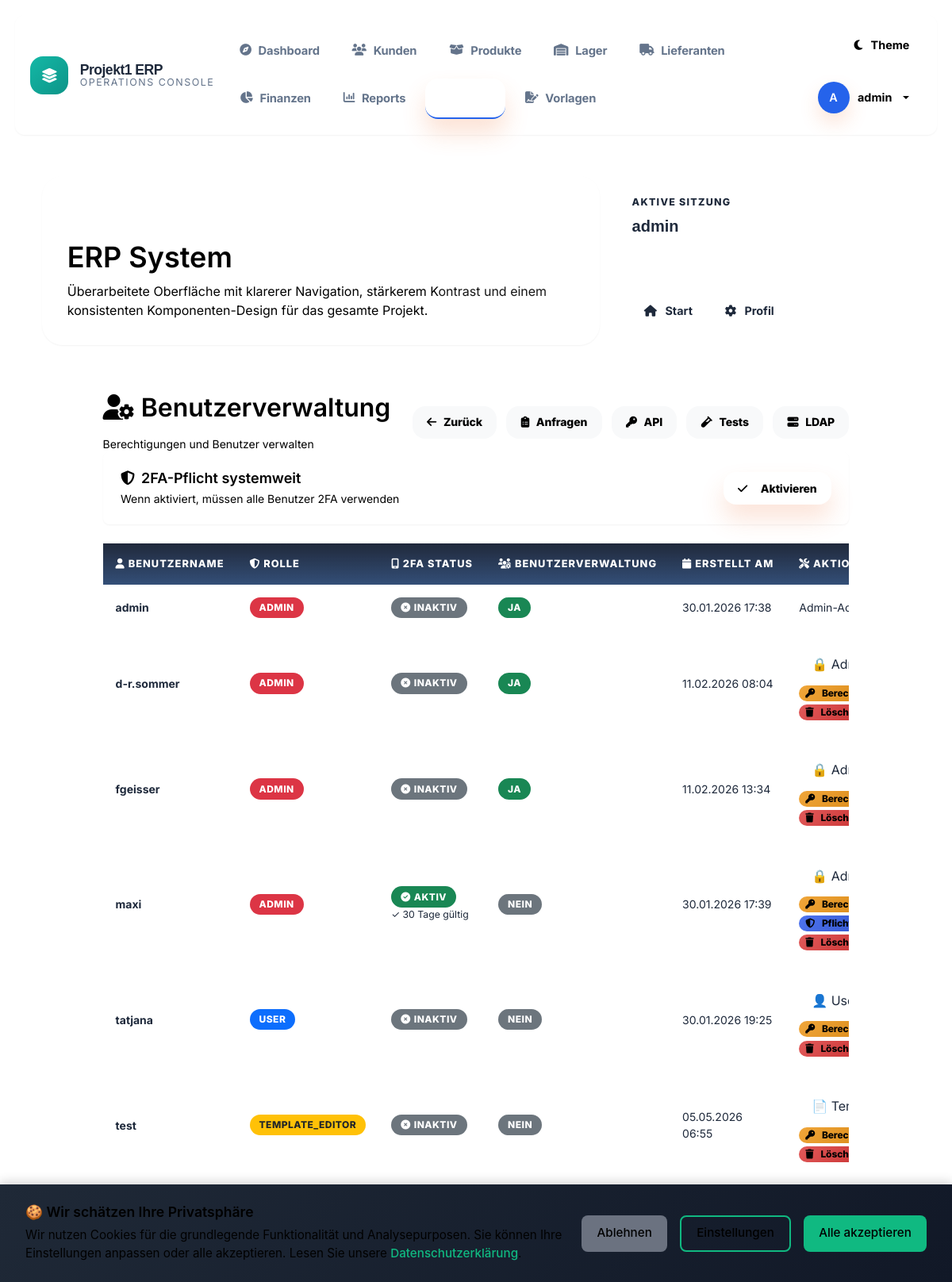
The page /user_management.php (signed in) on the database its author committed.
### tables this page shows
CREATE TABLE system_settings (
            id INTEGER PRIMARY KEY AUTOINCREMENT,
            setting_key TEXT UNIQUE NOT NULL,
            setting_value TEXT,
            description TEXT,
            updated_at DATETIME DEFAULT CURRENT_TIMESTAMP
        );

CREATE TABLE users (
        id INTEGER PRIMARY KEY AUTOINCREMENT,
        username TEXT UNIQUE NOT NULL,
        password TEXT NOT NULL,
        role TEXT DEFAULT 'user',
        can_manage_users INTEGER DEFAULT 0,
        created_at DATETIME DEFAULT CURRENT_TIMESTAMP
    , two_factor_secret TEXT, two_factor_enabled INTEGER DEFAULT 0, dark_mode INTEGER DEFAULT 0, two_factor_remember_token TEXT, two_factor_remember_expires DATETIME, two_factor_mandatory INTEGER DEFAULT 0, two_factor_last_verified DATETIME);

### user_management.php (the view, shortened to what this page needs)
<?php
require_once 'db_connection.php';
$stmt = $PDO->prepare("SELECT setting_value FROM system_settings WHERE setting_key = '2fa_mandatory'");
$stmt->execute();
$system_2fa_setting = $stmt->fetch();
$system_2fa_mandatory = ($system_2fa_setting && $system_2fa_setting['setting_value'] == '1');
$stmt = $PDO->prepare("SELECT * FROM users ORDER BY username");
$stmt->execute();
$users = $stmt->fetchAll(PDO::FETCH_ASSOC);
?>
<?php $page_title = 'ERP System'; include 'includes/header.php'; ?><div class="container">
        <div class="container-main">
            <div class="header-title">
                <div class="d-flex justify-content-between align-items-center">
                    <div>
                        <h1><i class="fas fa-user-cog"></i> Benutzerverwaltung</h1>
                        <p class="mb-0">Berechtigungen und Benutzer verwalten</p>
                    </div>
                    <div>
                        <a href="web_oberflaeche.php" class="btn btn-light me-2">
                            <i class="fas fa-arrow-left"></i> Zurück
                        </a>
                        <a href="admin_requests.php" class="btn btn-light me-2">
                            <i class="fas fa-clipboard-list"></i> Anfragen
                        </a>
                        <a href="api_verwaltung.php" class="btn btn-light me-2">
                            <i class="fas fa-key"></i> API
                        </a>
                        <a href="system_test.php" class="btn btn-light me-2" target="_blank">
                            <i class="fas fa-vial"></i> Tests
                        </a>
                        <a href="ldap_config.php" class="btn btn-light">
                            <i class="fas fa-server"></i> LDAP
                        </a>
                    </div>
                </div>
            </div>
            <div class="settings-card mb-4">
                <div class="d-flex justify-content-between align-items-center">
                    <div>
                        <h5 class="mb-1"><i class="fas fa-shield-alt me-2"></i>2FA-Pflicht systemweit</h5>
                        <p class="text-muted mb-0">Wenn aktiviert, müssen alle Benutzer 2FA verwenden</p>
                    </div>
                    <form method="POST">
                        <button type="submit" name="toggle_system_2fa" class="btn <?php echo $system_2fa_mandatory ? 'btn-danger' : 'btn-success'; ?>">
                            <i class="fas fa-<?php echo $system_2fa_mandatory ? 'times' : 'check'; ?> me-2"></i>
                            <?php echo $system_2fa_mandatory ? 'Deaktivieren' : 'Aktivieren'; ?>
                        </button>
                    </form>
                </div>
            </div>
            <div class="table-responsive">
                <table class="table table-hover">
                    <thead>
                        <tr>
                            <th><i class="fas fa-user"></i> Benutzername</th>
                            <th><i class="fas fa-shield-alt"></i> Rolle</th>
                            <th><i class="fas fa-mobile-alt"></i> 2FA Status</th>
                            <th><i class="fas fa-users-cog"></i> Benutzerverwaltung</th>
                            <th><i class="fas fa-calendar"></i> Erstellt am</th>
                            <th><i class="fas fa-tools"></i> Aktionen</th>
                        </tr>
                    </thead>
                    <tbody>
                        <?php foreach($users as $user): ?>
                            <tr>
                                <td><strong><?php echo htmlspecialchars($user['username']); ?></strong></td>
                                <td>
<span class="badge <?php
$role_class = match($user['role']) {
    'admin' => 'bg-danger',
    'template_editor' => 'bg-warning text-dark',
    default => 'bg-primary'
};
echo $role_class;
?>">
                                        <?php echo ucfirst($user['role']); ?>
                                    </span>
                                </td>
                                <td>
                                    <?php if ($user['two_factor_enabled'] == 1): ?>
                                        <span class="badge bg-success" title="2FA aktiviert">
                                            <i class="fas fa-check-circle me-1"></i> Aktiv
                                        </span>
                                    <?php else: ?>
                                        <span class="badge bg-secondary" title="2FA nicht aktiviert">
                                            <i class="fas fa-times-circle me-1"></i> Inaktiv
                                        </span>
                                    <?php endif; ?>
                                    <?php if (!empty($user['two_factor_last_verified'])): ?>
                                        <?php
                                            $last_verified = strtotime($user['two_factor_last_verified']);
                                            $days_since = (time() - $last_verified) / (24 * 60 * 60);
                                        ?>
                                        <?php if ($days_since > 30): ?>
                                            <span class="badge bg-danger" title="2FA muss erneuert werden">
                                                <i class="fas fa-exclamation-triangle me-1"></i> Erneuern
                                            </span>
                                        <?php else: ?>
                                            <small class="text-muted d-block" title="Zuletzt verifiziert: <?php echo date('d.m.Y H:i', $last_verified); ?>">
                                                ✓ <?php echo round(30 - $days_since); ?> Tage gültig
                                            </small>
                                        <?php endif; ?>
                                    <?php endif; ?>
                                </td>
                                <td>
                                    <span class="badge <?php echo $user['can_manage_users'] ? 'bg-success' : 'bg-secondary'; ?>">
                                        <?php echo $user['can_manage_users'] ? 'Ja' : 'Nein'; ?>
                                    </span>
                                </td>
                                <td><?php echo date('d.m.Y H:i', strtotime($user['created_at'])); ?></td>
                                <td>
                                    <?php if ($user['username'] !== 'admin'): ?>
                                        <form method="POST" style="display: inline;" class="me-2">
                                            <select name="new_role" class="form-select form-select-sm d-inline-block" style="width: auto; display: inline-block;" onchange="this.form.submit()">
                                                <option value="user" <?php echo $user['role'] === 'user' ? 'selected' : ''; ?>>👤 User</option>
                                                <option value="admin" <?php echo $user['role'] === 'admin' ? 'selected' : ''; ?>>🔒 Admin</option>
                                                <option value="template_editor" <?php echo $user['role'] === 'template_editor' ? 'selected' : ''; ?>>📄 Template Editor</option>
                                            </select>
                                        </form>
                                        <form method="POST" style="display: inline;" class="me-1">
                                            <button type="submit" name="action" value="toggle_user_management" class="btn btn-warning btn-sm">
                                                <i class="fas fa-key"></i> Berechtigung
                                            </button>
                                        </form>
                                        <?php if ($user['two_factor_enabled'] == 1 || $system_2fa_mandatory): ?>
                                            <form method="POST" style="display: inline;" class="me-1">
                                                <button type="submit" name="action" value="toggle_2fa_mandatory" class="btn btn-<?php echo $user['two_factor_mandatory'] ? 'danger' : 'info'; ?> btn-sm" title="2FA-Pflicht erzwingen">
                                                    <i class="fas fa-shield-alt"></i> <?php echo $user['two_factor_mandatory'] ? 'Pflicht aus' : 'Pflicht an'; ?>
                                                </button>
                                            </form>
                                        <?php endif; ?>
                                        <form method="POST" style="display: inline;">
                                            <button type="submit" name="action" value="delete" class="btn btn-danger btn-sm"
                                                    onclick="return confirm('Benutzer wirklich löschen?')">
                                                <i class="fas fa-trash"></i> Löschen
                                            </button>
                                        </form>
                                    <?php else: ?>
                                        <span class="text-muted">Admin-Account</span>
                                    <?php endif; ?>
                                </td>
                            </tr>
                        <?php endforeach; ?>
                    </tbody>
                </table>
            </div>
        </div>
    </div>
<?php include 'includes/footer.php'; ?>

### assets/css/global.css (style rules this page uses)
.table-responsive, .modern-table { scrollbar-width: thin; }
.container, .container-fluid { position: relative; z-index: 1; }
.text-muted { color: var(--text-muted) !important; }
[data-theme="light"] .btn, [data-theme="light"] .action-btn, [data-theme="light"] button, [data-theme="light"] .btn-primary, [data-theme="light"] .btn-success, [data-theme="light"] .card, [data-theme="light"] .info-box, [data-theme="light"] h1, h2, h3, h4, h5, [data-theme="light"] p, [data-theme="light"] .text { color: #000 !important; }
.fa, .fas, .far, .fab { text-rendering: auto; -webkit-font-smoothing: antialiased; }

### includes/table-style.php (style rules this page uses)
.table td .btn, .table td .action-btn { margin-bottom: var(--spacing-xs); font-size: 12px; padding: var(--spacing-xs) var(--spacing-sm); }

### rows shown on the page
users: username "admin", role "ADMIN", two_factor_enabled 0 (drawn), can_manage_users "JA", created_at "30.01.2026 17:38", shows "Admin-Account"
users: username "d-r.sommer", role "ADMIN", two_factor_enabled 0 (drawn), can_manage_users "JA", created_at "11.02.2026 08:04", new_role "🔒 Admin"
users: username "fgeisser", role "ADMIN", two_factor_enabled 0 (drawn), can_manage_users "JA", created_at "11.02.2026 13:34", new_role "🔒 Admin"
users: username "maxi", role "ADMIN", two_factor_enabled 1 (drawn), can_manage_users "NEIN", created_at "30.01.2026 17:39", new_role "🔒 Admin", two_factor_mandatory "Pflicht an"
users: username "tatjana", role "USER", two_factor_enabled 0 (drawn), can_manage_users "NEIN", created_at "30.01.2026 19:25", new_role "👤 User"
users: username "test", role "TEMPLATE_EDITOR", two_factor_enabled 0 (drawn), can_manage_users "NEIN", created_at "05.05.2026 06:55", new_role "📄 Template Editor"

### other values the page prints
$item['label'] "Dashboard"
$item['label'] "Kunden"
$item['label'] "Produkte"
$item['label'] "Lager"
$item['label'] "Lieferanten"
$item['label'] "Finanzen"
$item['label'] "Reports"
$item['label'] "Vorlagen"
substr($username, 0, 1) "A"
$username "admin"
$page_title "ERP System"
$aside_label "AKTIVE SITZUNG"
$aside_value "admin"
